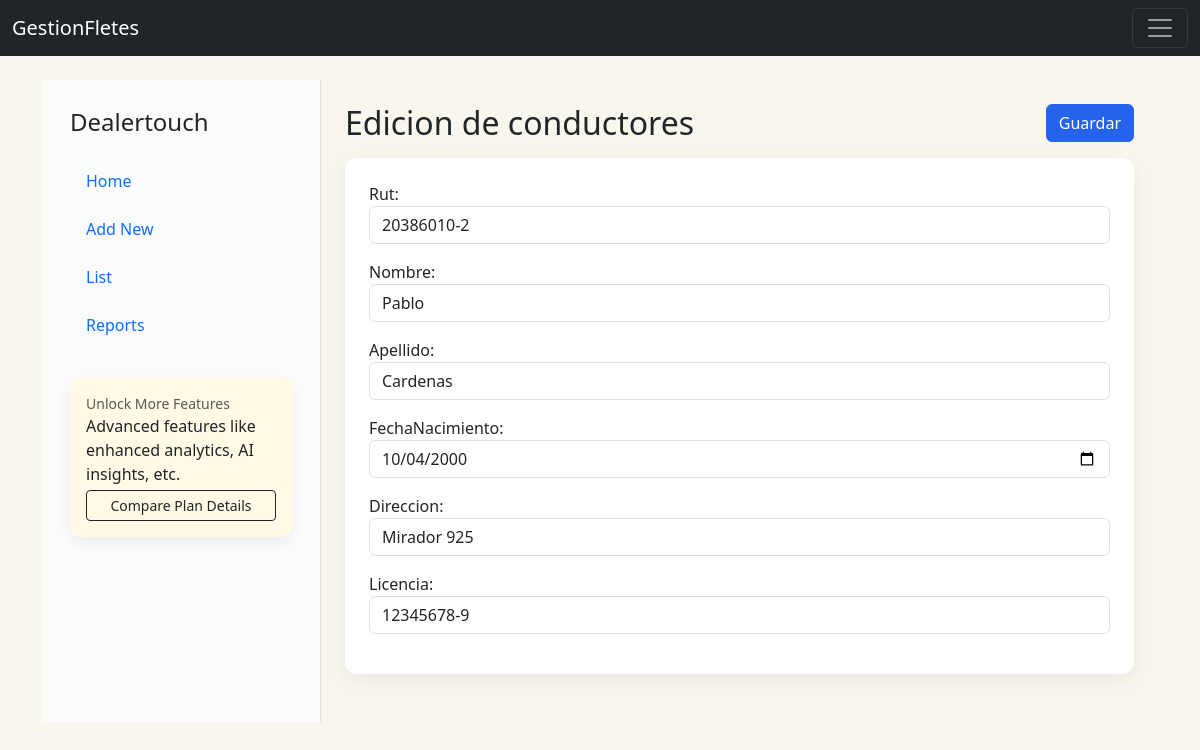
Before: /conductores/editarConductores/1 with the older database file.
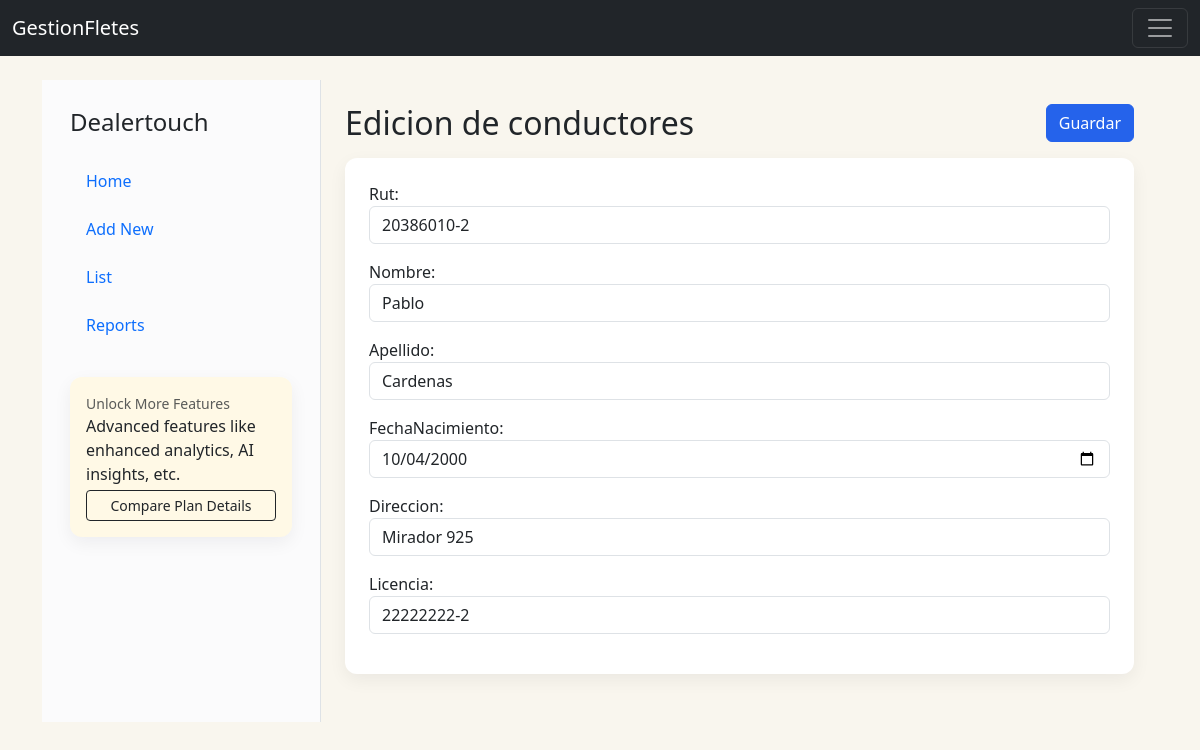
After: the same page with the newer database file.
### CrudConductores/models.py (models this page shows, shortened)
class Conductores(models.Model):
    conductorID = models.AutoField(primary_key=True)
    rut = models.CharField(unique= True, max_length=10)
    nombre = models.CharField(max_length=30)
    apellido = models.CharField(max_length=30)
    fechaNacimiento = models.DateField()
    direccion = models.CharField(max_length=100)
    licencia = models.CharField(unique=True, max_length=10)

### CrudConductores/views.py (the view)
# urls.py: path('editarConductores/<conductorID>', views.editarConductores, name="editarConductores"),
def editarConductores(request, conductorID):
    conductor = Conductores.objects.get(conductorID=conductorID)
    if request.method == 'POST':
        form = ConductoresForm(request.POST, instance=conductor)
        if form.is_valid():
            form.save()
            messages.success(request, 'Conductor Editado Correctamente!')
            return redirect('registrarConductores')
        else:
            messages.error(request, 'Error al editar el conductor. Por favor, verifica los datos.')
            return render(request, 'edicionConductores.html', {'form':form,"conductorID":conductorID})
    else:
        form = ConductoresForm(instance=conductor)
        return render(request, 'edicionConductores.html', {'form':form,"conductorID":conductorID})

### CrudConductores/forms.py
class ConductoresForm(forms.ModelForm):
    rut = forms.CharField(error_messages={'unique':'Ya existe un conductor con este RUT.'})
    licencia = forms.CharField(error_messages={'unique':'Ya existe un conductor con esta LICENCIA.'})
    class Meta:
        model = Conductores
        fields = ['rut','nombre','apellido','fechaNacimiento','direccion','licencia']

### CrudConductores/templates/edicionConductores.html (shortened to what this page needs)
{% extends "partials/gestion_layout.html" %}
{% load widget_tweaks %}
{% block gestion_header %}
        <div class="d-flex align-items-start mb-3">
            <div>
                <h2 class="mb-0">Edicion de conductores</h2>
            </div>
            <div class="ms-auto">
                <button form="editarConductorForm" type="submit" class="btn btn-primary">Guardar</button>
            </div>
        </div>
{% endblock %}
{% block gestion_body %}
        <form id="editarConductorForm" action="{% url 'editarConductores' conductorID %}" method="POST">
            <div class="mb-3">{{ form.rut.label_tag }}{% render_field form.rut class="form-control" placeholder="Ej: 12345678-9" minlength="10" maxlength="10" %}{{form.rut.errors}}</div>
            <div class="mb-3">{{ form.nombre.label_tag }}{% render_field form.nombre class="form-control" maxlength="30" %}{{form.nombre.errors}}</div>
            <div class="mb-3">{{ form.apellido.label_tag }}{% render_field form.apellido class="form-control" maxlength="30" %}{{form.apellido.errors}}</div>
            <div class="mb-3">{{ form.fechaNacimiento.label_tag }}{% render_field form.fechaNacimiento class="form-control" type="date" %}{{form.fechaNacimiento.errors}}</div>
            <div class="mb-3">{{ form.direccion.label_tag }}{% render_field form.direccion class="form-control" maxlength="100" %}{{form.direccion.errors}}</div>
            <div class="mb-3">{{ form.licencia.label_tag }}{% render_field form.licencia class="form-control" placeholder="Ej:12345678-9" minlength="10" maxlength="10" %}{{form.licencia.errors}}</div>
        </form>
    {% endblock %}

Changed rows visible on the page:
changed Conductores "Pablo": licencia "12345678-9" → "22222222-2"
